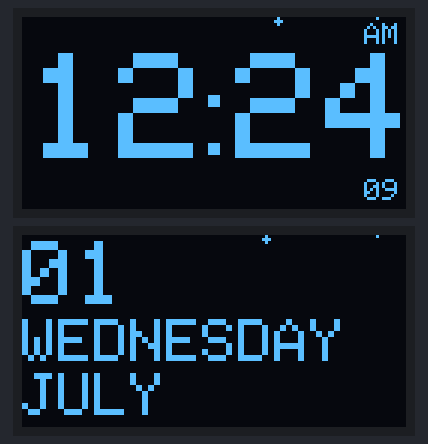
Recording of a sketch running on a simulated Arduino Uno, built with avr-gcc and run on an emulated ATmega328P. On the bench: 2 × 128×64 one-colour display. Random numbers use the default seed unless the sketch sets one.

Above: at 0.22 s.
At 5.18 s:
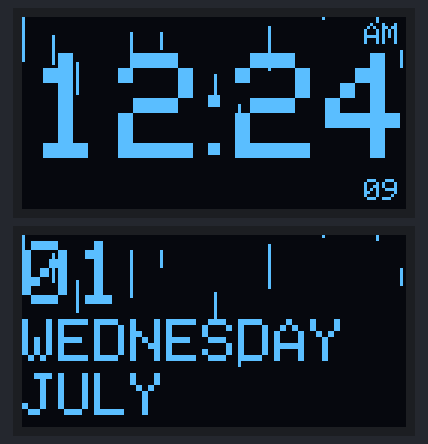
At 10.17 s:
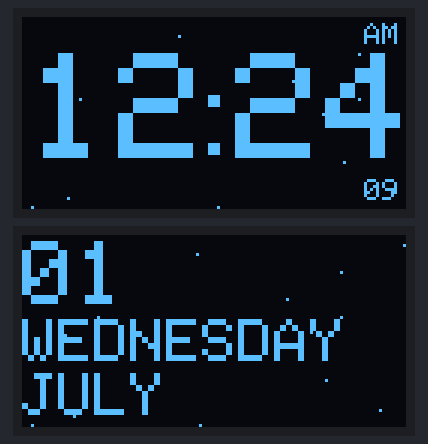
At 20.02 s:
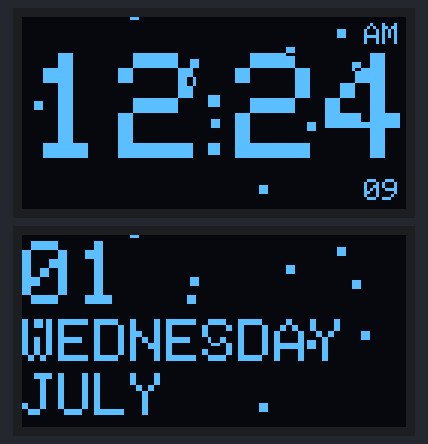
At 29.86 s:
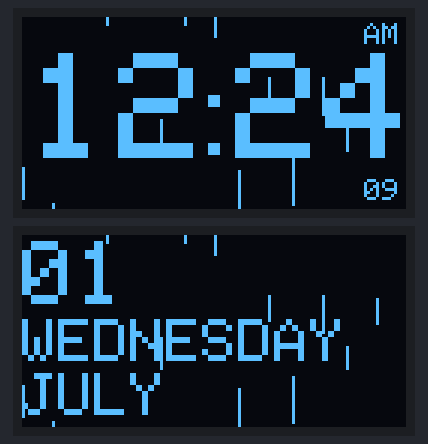
At 39.87 s:
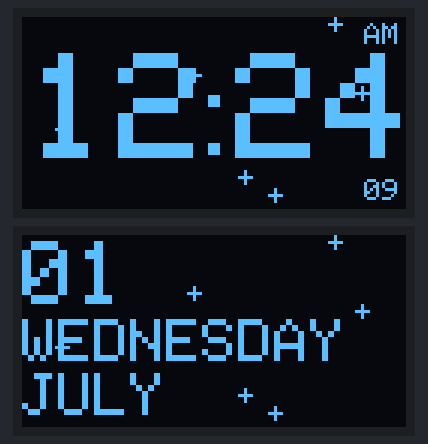

The sketch:

BG_Showers_test_UI.ino
```cpp
#include <Wire.h>
#include <Adafruit_GFX.h>
#include <Adafruit_SSD1306.h>

#define SCREEN_WIDTH 128
#define SCREEN_HEIGHT 64
#define OLED_RESET -1

Adafruit_SSD1306 displayLeft(SCREEN_WIDTH, SCREEN_HEIGHT, &Wire, OLED_RESET);
Adafruit_SSD1306 displayRight(SCREEN_WIDTH, SCREEN_HEIGHT, &Wire, OLED_RESET);

#define MAX_PARTICLES 15
struct Particle {
  int x;
  float y;
  float speed;
  int length;
  char character;
  int state;
};
Particle shower[MAX_PARTICLES];

void setup() {
  Serial.begin(115200);

  if(!displayLeft.begin(SSD1306_SWITCHCAPVCC, 0x3C)) for(;;);
  if(!displayRight.begin(SSD1306_SWITCHCAPVCC, 0x3D)) for(;;);

  displayLeft.setRotation(0);
  displayRight.setRotation(0);
  displayLeft.setTextWrap(false);
  displayRight.setTextWrap(false);

  initShowerParticles(0);
}

void loop() {
  // Cycles only through your 6 chosen optimized showers (4 seconds each)
  runOverlayTest("FLOWERS", 4000);
  runOverlayTest("STRIPES", 4000);
  runOverlayTest("SNOW", 4000);
  runOverlayTest("CROSSES", 4000);
  runOverlayTest("BLOCKS", 4000);
  runOverlayTest("SPEEDLINES", 4000);
}

// =================================================================
// DUMMY BACKGROUND CLOCK
// =================================================================
void drawBackgroundClock() {
  displayLeft.setTextColor(SSD1306_WHITE);
  displayLeft.setTextSize(5);
  displayLeft.setCursor(2, 12);
  displayLeft.print("12");
  displayLeft.fillRect(62, 26, 4, 4, SSD1306_WHITE);
  displayLeft.fillRect(62, 42, 4, 4, SSD1306_WHITE);
  displayLeft.setCursor(71, 12);
  displayLeft.print("24");
  displayLeft.setTextSize(1);
  displayLeft.setCursor(114, 2);
  displayLeft.print("AM");
  displayLeft.setCursor(114, 54);
  displayLeft.print("09");

  displayRight.setTextColor(SSD1306_WHITE);
  displayRight.setTextSize(3);
  displayRight.setCursor(0, 2);
  displayRight.print("01");
  displayRight.setTextSize(2);
  displayRight.setCursor(0, 28);
  displayRight.print("WEDNESDAY");
  displayRight.setCursor(0, 46);
  displayRight.print("JULY");
}

// =================================================================
// OVERLAY RENDER CONSTANTS & INITIALIZATION
// =================================================================
void initShowerParticles(int mode) {
  for(int i = 0; i < MAX_PARTICLES; i++) {
    shower[i].x = random(0, 128);
    shower[i].y = random(-64, 0);
    shower[i].speed = random(12, 38) / 10.0;
    shower[i].length = random(6, 20);
    shower[i].character = random(0, 2) == 0 ? '0' : '1';
    shower[i].state = 0;

    // Formatting logic for stripes
    if (mode == 5) {
      shower[i].x = (i * 9) % 128;
      if (shower[i].x % 2 != 0) shower[i].x++;
    }
  }
}

// =================================================================
// INTERACTION EXECUTION CORE (6 Optimized Styles)
// =================================================================
void runOverlayTest(String style, unsigned long duration) {
  unsigned long startTime = millis();

  if (style == "STRIPES") initShowerParticles(5);
  else initShowerParticles(0);

  while(millis() - startTime < duration) {
    long t = millis();
    displayLeft.clearDisplay();
    displayRight.clearDisplay();

    drawBackgroundClock();

    for(int i = 0; i < MAX_PARTICLES; i++) {

      // Simplified physics translation
      if (style == "SPEEDLINES") shower[i].y += (shower[i].speed * 2.5);
      else shower[i].y += shower[i].speed;

      // Out of bounds limit check
      if(shower[i].y > 64) {
        shower[i].y = random(-32, 0);
        shower[i].x = random(0, 128);
        shower[i].speed = random(12, 38) / 10.0;
        shower[i].length = random(6, 20);
        shower[i].character = random(0, 2) == 0 ? '0' : '1';
        shower[i].state = 0;

        if (style == "STRIPES") {
          shower[i].x = (i * 9) % 128;
          if (shower[i].x % 2 != 0) shower[i].x++;
        }
      }

      int curX = shower[i].x;
      int curY = (int)shower[i].y;

      // 1. FLOWERS
      if (style == "FLOWERS") {
        int driftX = sin(curY * 0.05 + i) * 3;
        int txL = constrain(curX + driftX, 2, 125);
        int txR = constrain(curX - driftX, 2, 125);

        displayLeft.drawPixel(txL, curY, SSD1306_WHITE);
        displayLeft.drawPixel(txL-1, curY, SSD1306_WHITE); displayLeft.drawPixel(txL+1, curY, SSD1306_WHITE);
        displayLeft.drawPixel(txL, curY-1, SSD1306_WHITE); displayLeft.drawPixel(txL, curY+1, SSD1306_WHITE);

        displayRight.drawPixel(txR, curY, SSD1306_WHITE);
        displayRight.drawPixel(txR-1, curY, SSD1306_WHITE); displayRight.drawPixel(txR+1, curY, SSD1306_WHITE);
        displayRight.drawPixel(txR, curY-1, SSD1306_WHITE); displayRight.drawPixel(txR, curY+1, SSD1306_WHITE);
      }

      // 2. STRIPES
      else if (style == "STRIPES") {
        displayLeft.drawFastVLine(curX, curY, shower[i].length, SSD1306_WHITE);
        displayRight.drawFastVLine(curX, curY, shower[i].length, SSD1306_WHITE);
      }

      // 3. SNOW
      else if (style == "SNOW") {
        int driftX = sin(curY * 0.08 + (i * 5)) * 4;
        displayLeft.drawPixel(constrain(curX + driftX, 0, 127), curY, SSD1306_WHITE);
        displayRight.drawPixel(constrain(curX - driftX, 0, 127), curY, SSD1306_WHITE);
      }

      // 4. CROSSES
      else if (style == "CROSSES") {
        if ((t / 200 + i) % 2 == 0) {
          displayLeft.drawLine(curX - 2, curY, curX + 2, curY, SSD1306_WHITE);
          displayLeft.drawLine(curX, curY - 2, curX, curY + 2, SSD1306_WHITE);
          displayRight.drawLine(curX - 2, curY, curX + 2, curY, SSD1306_WHITE);
          displayRight.drawLine(curX, curY - 2, curX, curY + 2, SSD1306_WHITE);
        }
      }

      // 5. BLOCKS
      else if (style == "BLOCKS") {
        displayLeft.fillRect(curX, curY, 3, 3, SSD1306_INVERSE);
        displayRight.fillRect(curX, curY, 3, 3, SSD1306_INVERSE);
      }

      // 6. SPEEDLINES
      else if (style == "SPEEDLINES") {
        displayLeft.drawFastVLine(curX, curY, shower[i].length * 1.5, SSD1306_INVERSE);
        displayRight.drawFastVLine(curX, curY, shower[i].length * 1.5, SSD1306_INVERSE);
      }
    }

    displayLeft.display();
    displayRight.display();
    delay(15);
  }
}
```
